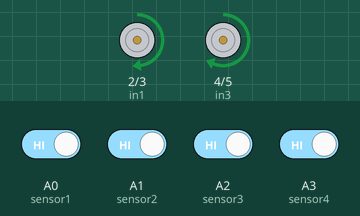
Bench run of a sketch on a simulated Arduino Uno, built with avr-gcc and run on an emulated ATmega328P. Parts: motor-driver pin pairs drawn as motors (green arrow = first pin HIGH = forward, orange = second pin HIGH = backward, longer = more drive). Inputs (shaded band) come from the test bench; at power-on: A0 (sensor1), A1 (sensor2), A2 (sensor3), A3 (sensor4) HIGH.

Above: at 1.2 s.
1.3 s: A3 (sensor4) driven LOW
At 2.5 s:
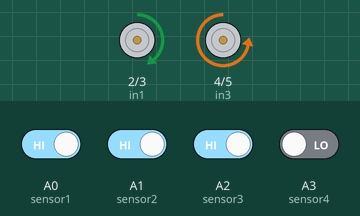
2.8 s: A0 (sensor1) driven LOW
At 4.0 s:
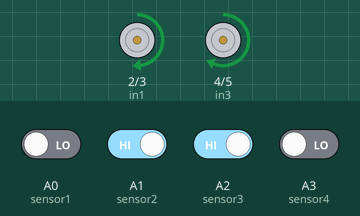
4.3 s: A1 (sensor2) driven LOW
At 4.8 s:
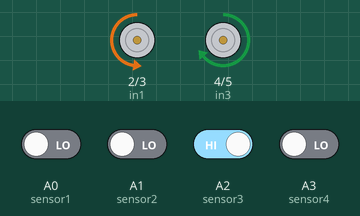
5.8 s: A2 (sensor3) driven LOW
At 6.4 s:
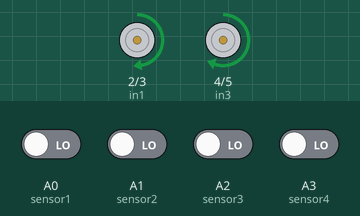
7.3 s: A0 (sensor1) driven HIGH
At 8.3 s:
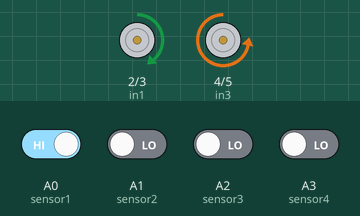
8.8 s: A3 (sensor4) driven HIGH
At 9.9 s:
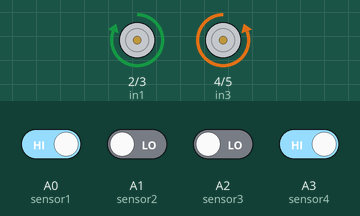
Timing chart, 0 to 11.3 s (numbered marks = the images above; inputs shaded):
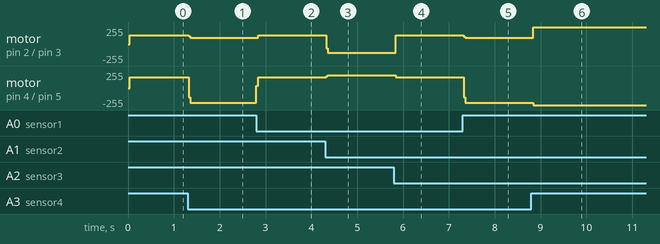

Measured:
- after the input at 1.3 s, motor on pin 2 (in1) / pin 3 (in2): forward 130/255 → forward 96/255 at once; motor on pin 4 (in3) / pin 5 (in4): forward 162/255 → backward 221/255 at once
- after the input at 2.8 s, motor on pin 2 (in1) / pin 3 (in2): forward 96/255 → forward 130/255 at once; motor on pin 4 (in3) / pin 5 (in4): backward 221/255 → forward 161/255 at once
- after the input at 4.3 s, motor on pin 2 (in1) / pin 3 (in2): forward 130/255 → backward 130/255 at once; motor on pin 4 (in3) / pin 5 (in4): forward 161/255 → forward 192/255 at once
- after the input at 5.8 s, motor on pin 2 (in1) / pin 3 (in2): backward 130/255 → forward 128/255 at once; motor on pin 4 (in3) / pin 5 (in4): forward 192/255 → forward 159/255 at once
- after the input at 7.3 s, motor on pin 2 (in1) / pin 3 (in2): forward 128/255 → forward 96/255 at once; motor on pin 4 (in3) / pin 5 (in4): forward 159/255 → backward 221/255 at once
- after the input at 8.8 s, motor on pin 2 (in1) / pin 3 (in2): forward 96/255 → forward 255/255 at once; motor on pin 4 (in3) / pin 5 (in4): backward 221/255 → backward 255/255 at once

The sketch:

RobotelInceput.ino
```cpp
//L298n Motor Driver pins.
#define in1 2
#define in2 3
#define in3 4
#define in4 5

#define SPEED 255 // 160 – 255

// sensor1 și snsor2 = sensor dreapta
// sensor3 și sensor4 = sensor stânga
#define sensor1 A0
#define sensor2 A1
#define sensor3 A2
#define sensor4 A3

// iniţializarea variabile data 1 până la 4
int data1, data2, data3, data4;

void setup() {
pinMode(in1, OUTPUT);
pinMode(in2, OUTPUT);
pinMode(in3, OUTPUT);
pinMode(in4, OUTPUT);

pinMode(sensor1, INPUT);
pinMode(sensor2, INPUT);
pinMode(sensor3, INPUT);
pinMode(sensor4, INPUT);
}

void loop() {
// citirea senzorilor
// logic LOW/HIGH
data1 = digitalRead(sensor1);
data2 = digitalRead(sensor2);
data3 = digitalRead(sensor3);
data4 = digitalRead(sensor4);

if (data1 == LOW && data2 == LOW && data3 == LOW && data4 == LOW)
{
//inainte
forward();
}

else if (data1 == HIGH && data2 == HIGH && data3 == HIGH && data4 == LOW)
{
//dreapta
right();
}

else if (data1 == LOW && data2 == HIGH && data3 == HIGH && data4 == HIGH)
{
//stânga
left();
}

else if (data1 == HIGH && data2 == HIGH && data3 == LOW && data4 == LOW)
{
//dreapta
right();
}

else if (data1 == LOW && data2 == LOW && data3 == HIGH && data4 == HIGH)
{
//stânga
left();
}

else if (data1 == HIGH && data2 == LOW && data3 == LOW && data4 == LOW)
{
//dreapta
right();
}

else if (data1 == LOW && data2 == LOW && data3 == LOW && data4 == HIGH)
{
//stânga
left();
}

else if (data1 == HIGH && data2 == LOW && data3 == HIGH && data4 == LOW)
{
//dreapta
right();
}

else if (data1 == LOW && data2 == HIGH && data3 == LOW && data4 == HIGH)
{
//stânga
left();
}

else if (data1 == LOW && data2 == HIGH && data3 == LOW && data4 == LOW)
{
//dreapta
right();
}

else if (data1 == LOW && data2 == LOW && data3 == HIGH && data4 == LOW)
{
//stânga
left();
}

else if (data1 == LOW && data2 == HIGH && data3 == HIGH && data4 == LOW)
{
//inainte
forward();
}

else if (data1 == HIGH && data2 == HIGH && data3 == HIGH && data4 == HIGH)
{
//inainte
forward();
}
}

void forward() {
stop();
analogWrite(in1, SPEED);
analogWrite(in3, SPEED);
}

void back() {
stop();
analogWrite(in2, SPEED);
analogWrite(in4, SPEED);
}

void left() {
stop();
analogWrite(in3, SPEED);
analogWrite(in2, SPEED);
}

void right() {
stop();
analogWrite(in4, SPEED);
analogWrite(in1, SPEED);
}

void stop() {
analogWrite(in1, 0);
analogWrite(in2, 0);
analogWrite(in3, 0);
analogWrite(in4, 0);
}
```
